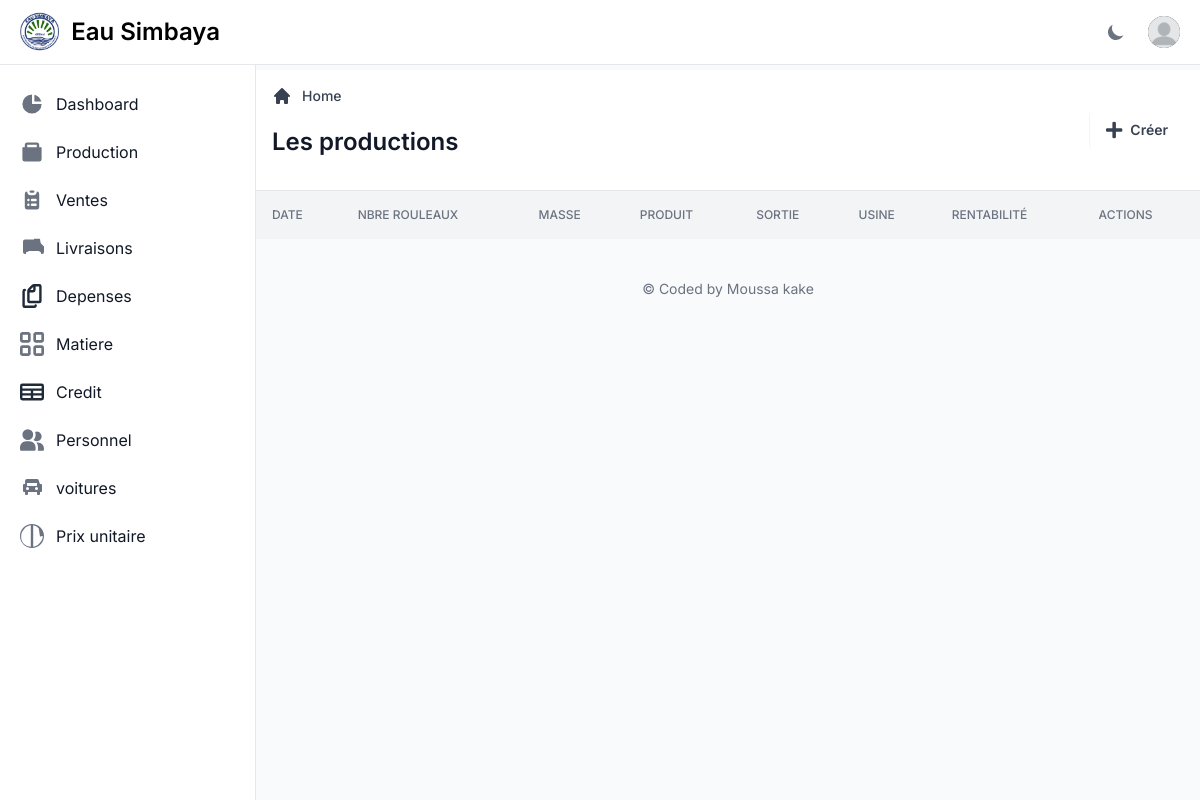
The app's page /production/liste_productions/ (signed in), older data.
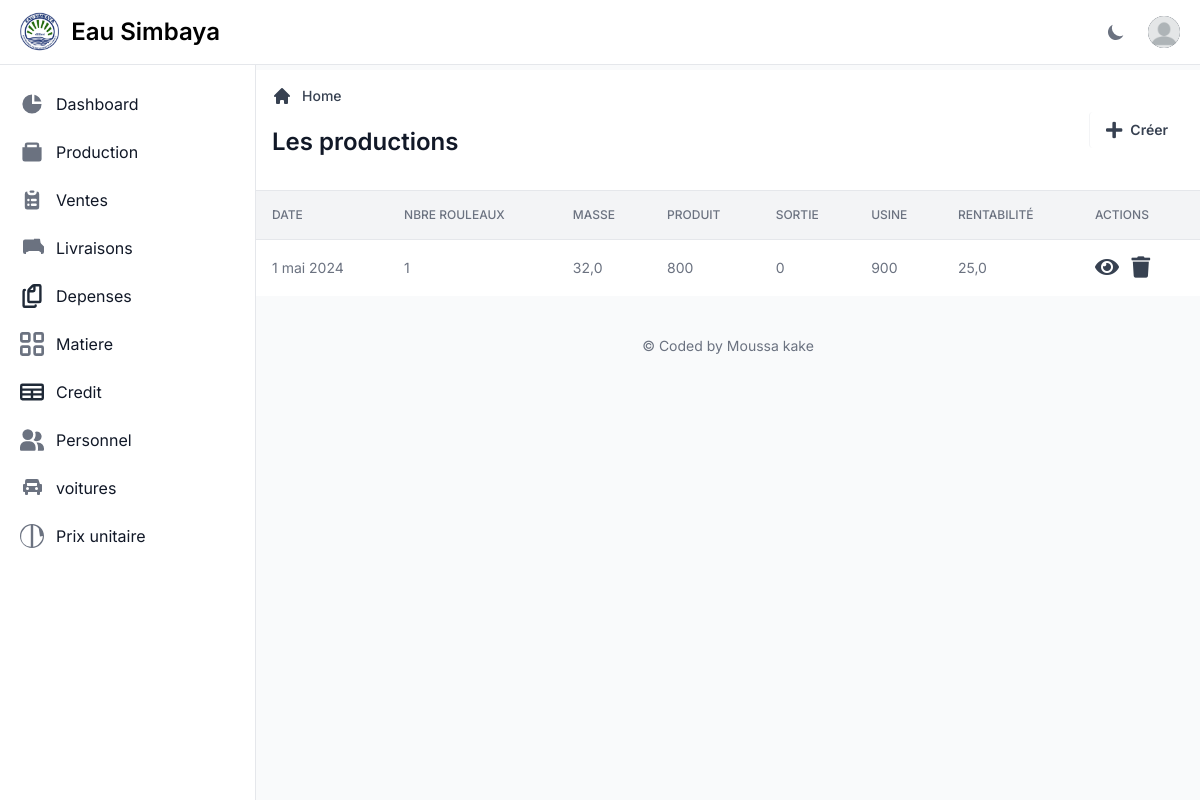
The same page, newer data.
### production/models.py (models this page shows, shortened)
class production(models.Model):
    initiale=models.IntegerField(null=True)
    nombre_roulaux=models.IntegerField(null=True)
    nombre_emballage=models.IntegerField(null=True)
    poids=models.FloatField(null=True)
    produit=models.IntegerField(null=True)
    date=models.DateField(null=True,blank=True,auto_now_add=True,unique=True)
    sortie=models.IntegerField(blank=True,null=True)
    usine=models.IntegerField(blank=True,null=True)
    rentabilité=models.FloatField(blank=True,null=True)

### production/views.py (the view)
# urls.py: path('liste_productions/', views.list_production, name='list_production'),
@login_required(login_url='/admin/login')
def list_production(request):
    data = production.objects.all()
    context = {'data': data}
    return render(request, 'production/list.html', context)

### templates/production/list.html (shortened to what the changed rows need)
{% extends "layouts/base.html" %}
{% load static %}
{% block content %}
<main>
  <div class="p-4 bg-white block sm:flex items-center justify-between border-b border-gray-200 lg:mt-1.5 dark:bg-gray-800 dark:border-gray-700">
    <div class="mb-4 w-full">
      <h1 class="text-xl sm:text-2xl font-semibold text-gray-900 dark:text-white">Les productions</h1>
    </div>
  </div>
  <div class="flex flex-col">
    <div class="overflow-x-auto">
      <div class="inline-block min-w-full align-middle">
        <div class="overflow-hidden shadow">
          <table class="min-w-full divide-y divide-gray-200 table-fixed dark:divide-gray-600">
            <thead class="bg-gray-100 dark:bg-gray-700">
              <tr>
                <th scope="col" class="p-4 text-xs font-medium text-left text-gray-500 uppercase dark:text-gray-400">Date</th>
                <th scope="col" class="p-4 text-xs font-medium text-left text-gray-500 uppercase dark:text-gray-400">Nbre Rouleaux</th>
                <th scope="col" class="p-4 text-xs font-medium text-left text-gray-500 uppercase dark:text-gray-400">Masse</th>
                <th scope="col" class="p-4 text-xs font-medium text-left text-gray-500 uppercase dark:text-gray-400">Produit</th>
                  <th scope="col" class="p-4 text-xs font-medium text-left text-gray-500 uppercase dark:text-gray-400">Sortie</th>
                  <th scope="col" class="p-4 text-xs font-medium text-left text-gray-500 uppercase dark:text-gray-400">Usine</th>
                  <th scope="col" class="p-4 text-xs font-medium text-left text-gray-500 uppercase dark:text-gray-400">Rentabilité</th>
                  <th scope="col" class="p-4 text-xs font-medium text-left text-gray-500 uppercase dark:text-gray-400">Actions</th>
              </tr>
            </thead>
            <tbody class="bg-white divide-y divide-gray-200 dark:bg-gray-800 dark:divide-gray-700">
              {% for i in data %}
              <tr class="hover:bg-gray-100 dark:hover:bg-gray-700">
                <td class="p-4 text-sm font-normal text-gray-500 whitespace-nowrap dark:text-gray-400">{{ i.date }}</td>
                  <td class="p-4 text-sm font-normal text-gray-500 whitespace-nowrap dark:text-gray-400">{{ i.nombre_roulaux |default:"0"}}</td>
                  <td class="p-4 text-sm font-normal text-gray-500 whitespace-nowrap dark:text-gray-400">{{ i.poids|default:"0" }}</td>
                  <td class="p-4 text-sm font-normal text-gray-500 whitespace-nowrap dark:text-gray-400">{{ i.produit|default:"0" }}</td>
                  <td class="p-4 text-sm font-normal text-gray-500 whitespace-nowrap dark:text-gray-400">{{ i.sortie|default:"0" }}</td>
                  <td class="p-4 text-sm font-normal text-gray-500 whitespace-nowrap dark:text-gray-400">{{ i.usine|default:"0" }}</td>
                  <td class="p-4 text-sm font-normal text-gray-500 whitespace-nowrap dark:text-gray-400">{{ i.rentabilité|default:"0" }}</td>
                <td class="p-4">
                  <a href="{% url 'update_production' i.id %}" class="text-blue-600 hover:text-blue-900 dark:hover:text-blue-400">  <i class="fas fa-eye fa-lg mr-2 text-gray-700 dark:text-gray-400"></i></a>
                    <a href="{% url 'remove_production' i.id %}" class="text-blue-600 hover:text-blue-900 dark:hover:text-blue-400">  <i class="fas fa-trash  fa-lg mr-2 text-gray-700 dark:text-gray-400"></i></a>
                </td>
              </tr>
              {% endfor %}
            </tbody>
          </table>
        </div>
      </div>
    </div>
  </div>
</main>
{% endblock %}

Row changes from the older to the newer data that the page shows:
added production: date "1 mai 2024", nombre_roulaux "1", poids "32,0", produit "800", sortie "0", usine "900", rentabilité "25,0"
